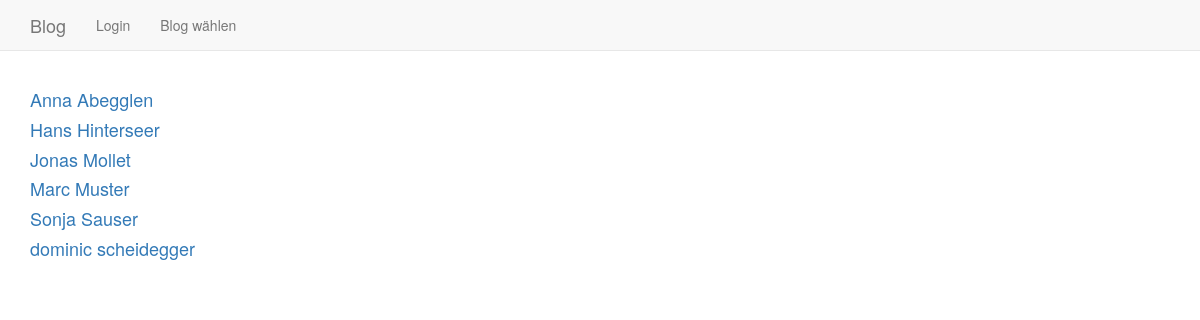
Before: /index.php?function=blogs&bid=0 with the older database file.
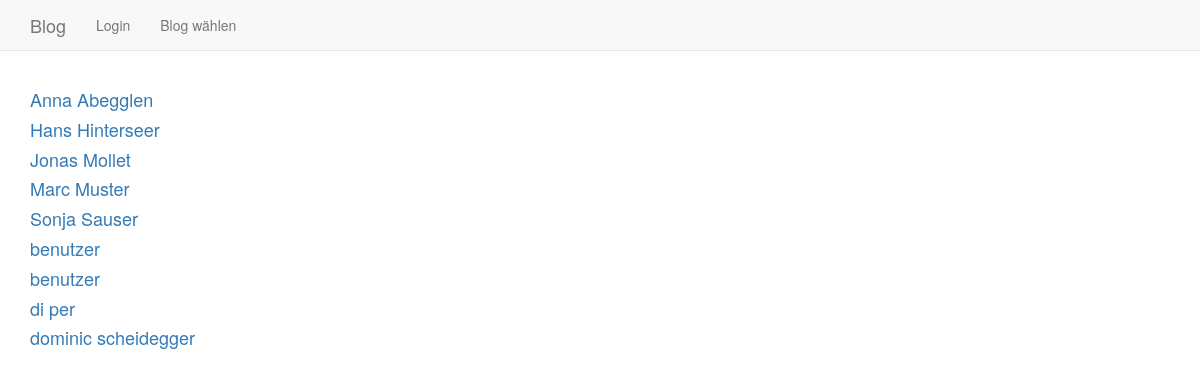
After: the same page with the newer database file.
### tables this page shows
CREATE TABLE "user" (
	`uid`	INTEGER PRIMARY KEY AUTOINCREMENT,
	`name`	TEXT,
	`email`	TEXT NOT NULL UNIQUE,
	`password`	TEXT NOT NULL,
	`role`	INTEGER NOT NULL
);

### include/functions_db.php (called while the page is built, shortened)
<?php
  function getUserNames() {
	$alle = [];
	$db = getValue('cfg_db');
	$users = $db->query("SELECT uid, name, email FROM user ORDER BY name, email");
	while ($user = $users->fetchArray()) {
	  $alle[] = $user;
	}
	return $alle;
  }
?>

### blogs.php (the view)
<?php
  $blogs = getUserNames();
  foreach ($blogs as $blog) {
    if ($blogId == $blog['uid']){
      $color = "red";
    } else {
      $color = '';
    }
	?>
		<div><a href="index.php?function=entries_public&bid=<?=$blog['uid']; ?>"><h4 style='color: <?= $color ?>'> <?= $blog['name']; ?> </h4></a></div>
<?php
  }
	?>

Changed rows visible on the page:
added user: name "benutzer"
added user: name "benutzer"
added user: name "di per"
